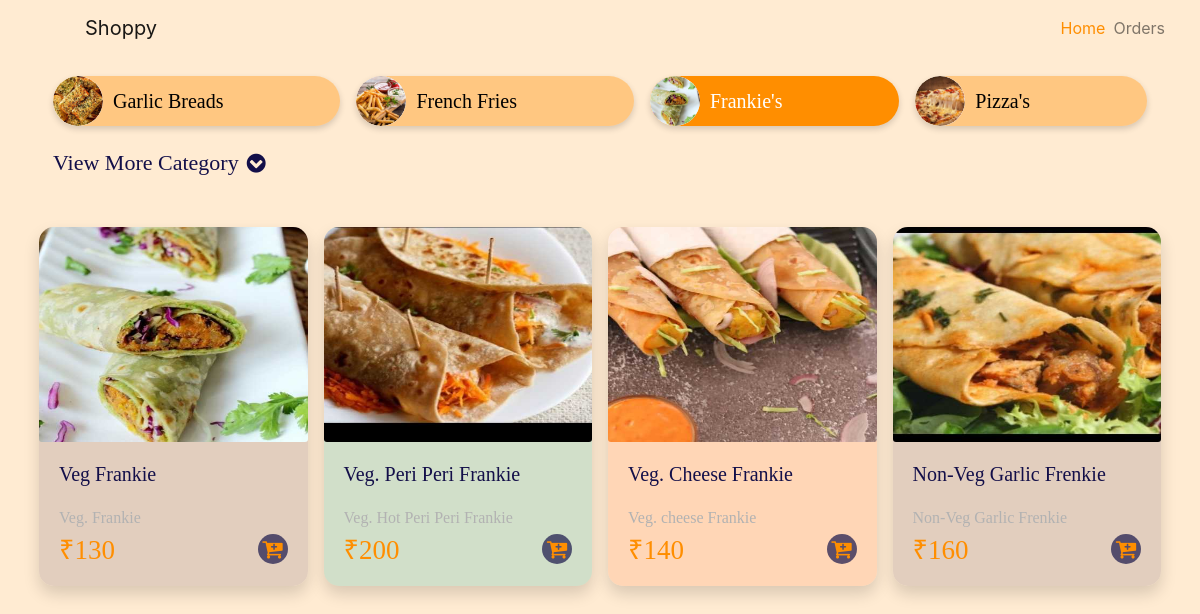
Screenshot of /?category=3 with the database file from the repository.
### app/models.py (models this page shows, shortened)
class Categories(models.Model):
    name = models.CharField(max_length=50)
    image = models.ImageField(upload_to="uploades/categories/")
    @staticmethod
    def get_all_categories():
        return Categories.objects.all()

class Products(models.Model):
    name = models.CharField(max_length=50)
    price = models.IntegerField(default=0)
    description = models.CharField(max_length=200, default="")
    category = models.ForeignKey(Categories, on_delete=models.CASCADE, default=1)
    image = models.ImageField(upload_to="uploades/products/")
    preparationTime=models.CharField(max_length=50,default=0)
    @staticmethod
    def get_all_products_by_id(categoryId):
        if categoryId:
            return Products.objects.filter(category=categoryId)
        else:
            return Products.objects.all()

### app/views.py (the view)
# urls.py: path('',views.productView,name='/' ),
def productView(request):
    product = None
    categories = Categories.get_all_categories()
    categoryId = request.GET.get("category")
    if categoryId:
        categoryId = int(categoryId)
        product = Products.get_all_products_by_id(categoryId)
    else:
        categoryId = int(categories[0].id)
        product = Products.get_all_products_by_id(categoryId)
    dataJSON = serializers.serialize('json',product)
    return render(
        request,
        "products.html",
        {
            "products": product,
            "jsonProducts":dataJSON,
            "categories": categories,
            "selectedCategoryId": categoryId,
        },
    )

### templates/products.html (shortened to what this page needs)
{% extends 'base.html' %} {% block container %}
<div class="container category-container">
  <div class="d-flex flex-wrap my-3">
    {% for category in categories%}
    <a
      class="{% if forloop.counter > 4 %} d-none {% else %} m-1 category d-flex flex-row flex-grow-1 align-items-center mx-2 {% if selectedCategoryId == category.id %} active-class {% else %} {% endif %} {% endif %}"
      href="?category={{category.id}}"
      disabled="{% if selectedCategoryId == category.id %}disabled{% else %} {% endif %}"
    >
      <div class="circle d-flex justify-content-center align-items-center">
        <img
          src="{{category.image.url}}"
          class="category-img animation-element img-fluid"
          alt="..."
        />
      </div>
      <div class="d-flex justify-content-center align-items-center">
        <h5 class="category-name">{{category.name}}</h5>
      </div>
    </a>
    {% endfor %}
  </div>
  <p
    class="collapseCategory collapsed px-2 {% if categories.count > 4 %} d-block {% else %} d-none {% endif %}"
    data-toggle="collapse"
    aria-expanded="{% if selectedCategoryId > 4 %} true {% else %} false {% endif %}"
    data-target="#categoryCollapse"
  >
    <span
      class="moreCategory align-items-center {% if selectedCategoryId > 4 %} d-none {% else %} d-flex {% endif %}"
    >
      View More Category <i class="mx-2 fa fa-chevron-circle-down"></i>
    </span>
  </p>
</div>
<div class="container p-3 mb-5">
  <div class="row my-3">
    {% for product in products%}
    <div class="col-6 col-sm-6 col-md-3 col-lg-3 col-xl-3 item pb-3 px-2 item">
      <div class="card shadow product">
        <div class="d-flex justify-content-center">
          <img
            src="{{product.image.url}}"
            class="card-img-top animation-element img-fluid card-img"
            alt="..."
          />
        </div>
        <div class="card-body">
          <div>
            <h5 class="item-title1">{{product.name}}</h5>
            <p class="item-description mb-1">{{product.description}}</p>
          </div>
          <div>
            <div class="row m-0">
              <div class="col-6 p-0 d-flex align-items-center">
                <h1 class="item-price d-flex align-items-center mb-0 pb-0">
                  ₹{{product.price}}
                </h1>
              </div>
              <div class="col-6 d-flex justify-content-center p-0">
                <div class="ml-auto">
                  <div
                    onclick="addToCart({{product.id}})"
                    class="itemsquare d-flex justify-content-center align-items-center"
                    style="height: 30px; width: 30px"
                  >
                    <i class="fa fa-cart-plus"></i>
                  </div>
                </div>
              </div>
            </div>
          </div>
        </div>
      </div>
    </div>
    {% endfor %}
  </div>
</div>
{%endblock%}

### templates/base.html (style rules this page uses)
body { background: #ffd39c73; }
.category.active-class { background: #ff8e00 !important; box-shadow: 0 3px 6px rgba(0, 0, 0, 0.16) !important; }
.collapseCategory { color: #130f49; font-size: 22px; font-family: MuliBOld; }
.category-name { margin: 0; color: black; font-size: 20px; padding: 0 10px; font-family: MuliBOld; text-align: center; word-break: break-word; overflow: hidden; }
.category-container { overflow: auto; background: #ffebd2; position: sticky; top: -3px; z-index: 1; }
.active-class .category-name { color: white; }
.category { min-width: fit-content; display: flex !important; background-color: #ff8e0063; border-radius: 100px; box-shadow: 0 3px 6px rgba(0, 0, 0, 0.16) !important; cursor: pointer; text-decoration: none !important; -webkit-border-radius: 100px; -moz-border-radius: 100px; -ms-border-radius: 100px; -o-border-radius: 100px; flex-direction: row !important; align-items: center !important; }
a[disabled="disabled"] { pointer-events: none; }
.circle { height: 50px; width: 50px; background-color: rgb(255, 255, 255); border-radius: 64px; overflow: hidden; -webkit-border-radius: 64px; -moz-border-radius: 64px; -ms-border-radius: 64px; -o-border-radius: 64px; }
.category-img { height: 100% !important; width: 100% !important; border-radius: 50px; }
.fa-cart-plus { color: #ff8e00; font-size: 22px; }
.itemsquare { cursor: pointer; border-radius: 50px; padding: 10px; background: #19164ab5; }
.card-img { width: 200px; background-size: cover; width: -webkit-fill-available; max-height: 215px; min-height: 215px; border-top-right-radius: 15px; border-top-left-radius: 15px; }
.animation-element { animation: zoominoutsinglefeatured 0.7s ease-out; }
.item-title1 { color: #130f49; font-family: MuliBold; height: 36px; }
.item-description { color: #b2b2b2; font-size: 16px; font-family: MuliRegular; text-overflow: ellipsis; white-space: nowrap; overflow: hidden; }
.item > .card { border: none !important; border-radius: 15px !important; -webkit-border-radius: 15px !important; -moz-border-radius: 15px !important; -ms-border-radius: 15px !important; -o-border-radius: 15px !important; }
.item:nth-child(3n + 0) > .product { background-color: #ffc7a391 !important; }
.item:nth-child(3n + 1) > .product { background-color: #dbc7b9cc !important; }
.item:nth-child(3n + 2) > .product { background-color: #4abcac40 !important; }
.item-price { color: #ff8e00; font-size: 27px; font-family: MuliBold; }

### rows the page displays
Categories: image (picture), name "Garlic Breads"
Categories: image (picture), name "French Fries"
Categories: image (picture), name "Frankie's"
Categories: image (picture), name "Pizza's"
Products: image (picture), name "Veg Frankie", description "Veg. Frankie", price "130"
Products: image (picture), name "Veg. Peri Peri Frankie", description "Veg. Hot Peri Peri Frankie", price "200"
Products: image (picture), name "Veg. Cheese Frankie", description "Veg. cheese Frankie", price "140"
Products: image (picture), name "Non-Veg Garlic Frenkie", description "Non-Veg Garlic Frenkie", price "160"
